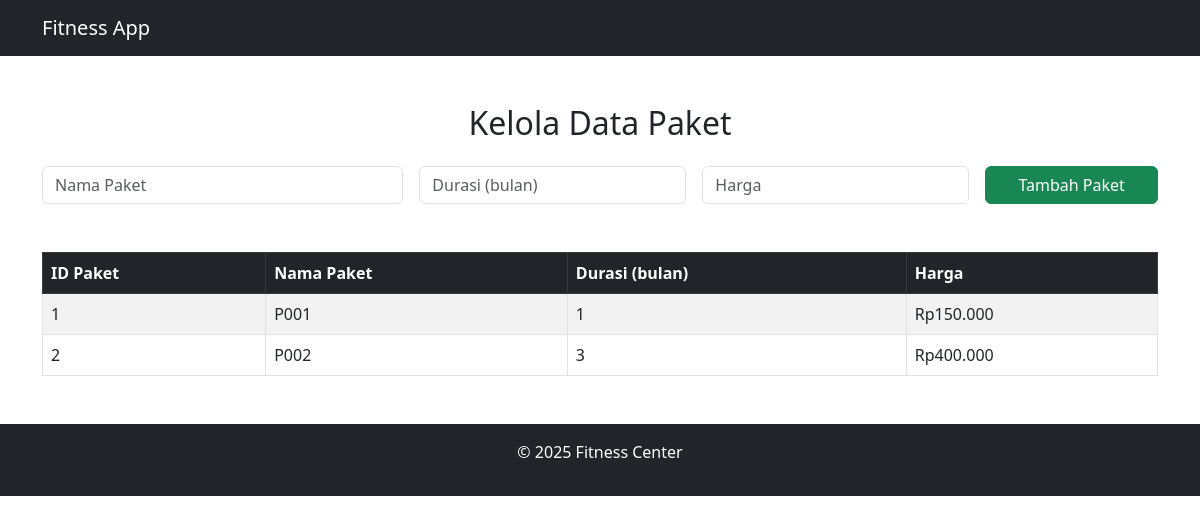
The app's page /kelola_paket.php with its own data.
### tables this page shows
CREATE TABLE `paket` (
  `id_paket` int(11) NOT NULL,
  `nama_paket` varchar(50) NOT NULL,
  `durasi_bulan` int(11) NOT NULL,
  `harga` decimal(10,2) NOT NULL
);

### kelola_paket.php (the view)
<?php include('db.php'); ?>
<?php include('includes/header.php'); ?>
<div class="container my-5">
    <h2 class="text-center mb-4">Kelola Data Paket</h2>
    <form action="proses_tambah_paket.php" method="POST" class="row g-3 mb-5">
        <div class="col-md-4"><input type="text" name="nama_paket" class="form-control" placeholder="Nama Paket" required></div>
        <div class="col-md-3"><input type="number" name="durasi_bulan" class="form-control" placeholder="Durasi (bulan)" required></div>
        <div class="col-md-3"><input type="number" name="harga" class="form-control" placeholder="Harga" required></div>
        <div class="col-md-2"><button type="submit" class="btn btn-success w-100">Tambah Paket</button></div>
    </form>
    <table class="table table-bordered table-striped"><thead class="table-dark">
        <tr><th>ID Paket</th><th>Nama Paket</th><th>Durasi (bulan)</th><th>Harga</th></tr></thead><tbody>
        <?php $result = $conn->query("SELECT * FROM paket"); while ($row = $result->fetch_assoc()) { ?>
        <tr><td><?= $row['id_paket'] ?></td><td><?= $row['nama_paket'] ?></td><td><?= $row['durasi_bulan'] ?></td><td>Rp<?= number_format($row['harga'], 0, ',', '.') ?></td></tr>
        <?php } ?>
        </tbody></table></div><?php include('includes/footer.php'); ?>

### records on screen
paket: id_paket "1", nama_paket "P001", durasi_bulan "1", harga "150.000"
paket: id_paket "2", nama_paket "P002", durasi_bulan "3", harga "400.000"
